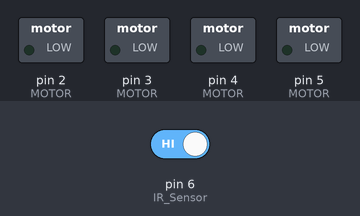
Bench run of a sketch on a simulated Arduino Uno, built with avr-gcc and run on an emulated ATmega328P. Parts: switched loads named in the sketch (green lamp = pin HIGH). Inputs (shaded band) come from the test bench; at power-on: pin 6 (IR_Sensor) HIGH.

Above: at 1.2 s.
1.3 s: pin 6 (IR_Sensor) driven LOW
At 2.4 s:
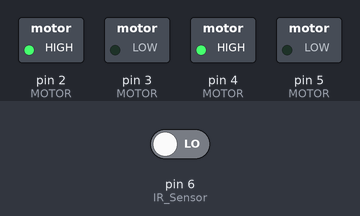
2.8 s: pin 6 (IR_Sensor) driven HIGH
At 3.6 s:
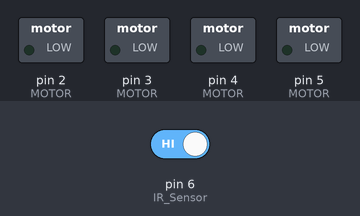
Timing chart, 0 to 5.8 s (numbered marks = the images above; inputs shaded):
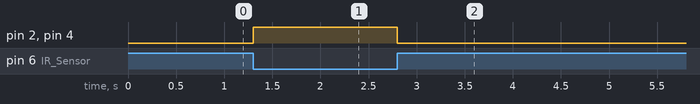

The sketch:

Hand_Following_Robot.ino
```cpp
/*
 * code for a hand following robot
 */


void setup() {

	pinMode(6, INPUT);  // IR Sensor
	pinMode(2, OUTPUT); // MOTOR
	pinMode(3, OUTPUT); // MOTOR
	pinMode(4, OUTPUT); // MOTOR
	pinMode(5, OUTPUT); // MOTOR


}

void loop() {


	if((!(digitalRead(6)))) {
		digitalWrite(2, true);
		digitalWrite(3, false);
		digitalWrite(4, true);
		digitalWrite(5, false);
	}
	else {
		digitalWrite(2, false);
		digitalWrite(3, false);
		digitalWrite(4, false);
		digitalWrite(5, false);
	}
}
```

Measured:
- after the input at 1.3 s, pin 2 (MOTOR), pin 4 (MOTOR): LOW → HIGH at once
- after the input at 2.8 s, pin 2 (MOTOR), pin 4 (MOTOR): HIGH → LOW at once
